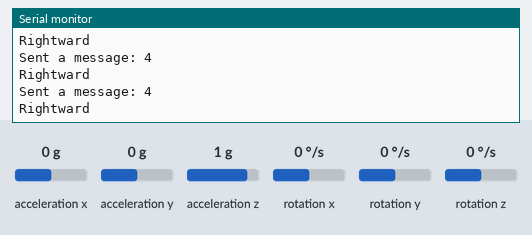
The sketch below on a simulated Arduino Leonardo, built with avr-gcc and run on an emulated ATmega32U4. On the bench: the last lines printed to the serial monitor. Inputs (shaded band) come from the test bench; at power-on: acceleration x 0 g, acceleration y 0 g, acceleration z 1 g, rotation x 0 °/s, rotation y 0 °/s, rotation z 0 °/s. No radio packets arrive unless stated.

Above: at 1.2 s.
1.3 s: acceleration x set to 1.4 g
At 2.0 s:
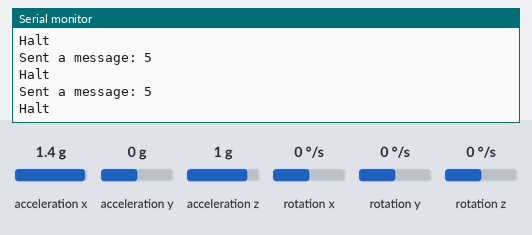
2.8 s: acceleration x set to 0 g
At 3.3 s:
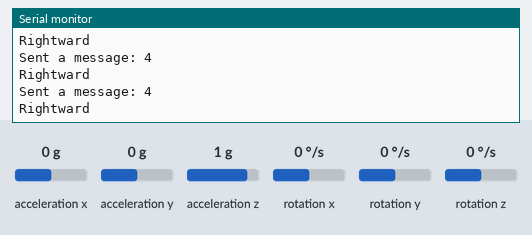
5.8 s: acceleration y set to -1.4 g
At 6.4 s:
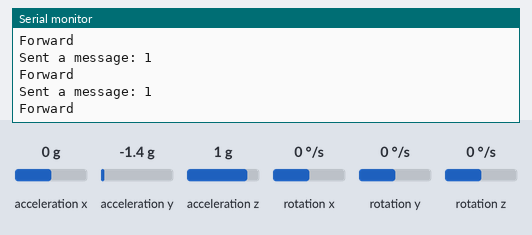
7.3 s: acceleration z set to -1.4 g
At 8.2 s:
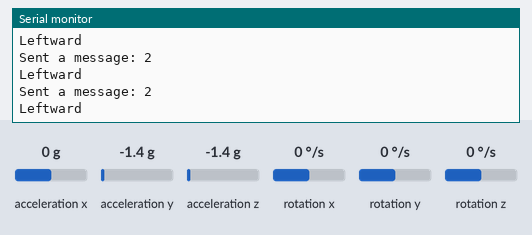
8.8 s: acceleration x set to -1.4 g
At 9.7 s:
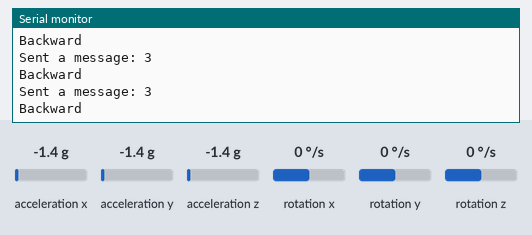
Timing chart, 0 to 11.3 s (numbered marks = the images above; inputs shaded):
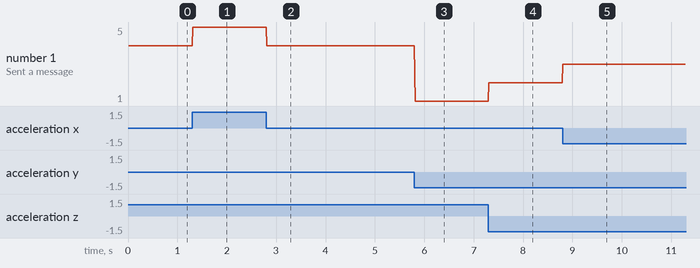

The sketch:

Enisco_robot_rf_glove.ino
```cpp
#include <SPI.h>
#include <RH_NRF24.h>

#include <Wire.h>
#include <MPU6050.h>
MPU6050 mpu;
RH_NRF24 nrf24(8, 10);// For Leonardo, need explicit SS pin

int directn, currentDirectn;

void setup()
{
  Serial.begin(115200);

  Serial.println("Initialize MPU6050");

  while (!mpu.begin(MPU6050_SCALE_2000DPS, MPU6050_RANGE_2G))
  {
    Serial.println("Could not find a valid MPU6050 sensor, check wiring!");
    delay(500);
  }
  while (!Serial)
    ; // wait for serial port to connect. Needed for Leonardo only
  if (!nrf24.init())
    Serial.println("init failed");
  // Defaults after init are 2.402 GHz (channel 2), 2Mbps, 0dBm
  if (!nrf24.setChannel(1))
    Serial.println("setChannel failed");
  if (!nrf24.setRF(RH_NRF24::DataRate2Mbps, RH_NRF24::TransmitPower0dBm))
    Serial.println("setRF failed");
}

void loop()
{
  // Read normalized values
  Vector normAccel = mpu.readNormalizeAccel();

  // Calculate Pitch & Roll
  int pitch = -(atan2(normAccel.XAxis, sqrt(normAccel.YAxis * normAccel.YAxis + normAccel.ZAxis * normAccel.ZAxis)) * 180.0) / M_PI;
  int roll = (atan2(normAccel.YAxis, normAccel.ZAxis) * 180.0) / M_PI;

  //Forward
  if ((pitch >= (-15) && pitch <= 5) && (roll >= (-110) && roll <= -50)) {
    directn = 1;
    uint8_t data[] = "1";
    nrf24.send(data, sizeof(data));
    Serial.print("Sent a message: ");         Serial.println((char*)data);
//    Serial.println("Forward");
  }

  //Leftward
  else if ((pitch >= (-10) && pitch <= 20) && (roll >= (-180) && roll <= -120)) {
    directn = 2;
    uint8_t data[] = "2";
    nrf24.send(data, sizeof(data));
    Serial.print("Sent a message: ");         Serial.println((char*)data);
//    Serial.println("Leftward");
  }

  //Backward
  else if ((pitch >= 20 && pitch <= 70) && (abs(roll) >= 130 && roll <= 180)) {
    directn = 3;
    uint8_t data[] = "3";
    nrf24.send(data, sizeof(data));
    Serial.print("Sent a message: ");         Serial.println((char*)data);
//    Serial.println("Backward");
  }

  //Rightward
  else if ((pitch >= (-30) && pitch <= 10) && (roll >= (-44) && roll <= 5)) {
    directn = 4;
    uint8_t data[] = "4";
    nrf24.send(data, sizeof(data));
    Serial.print("Sent a message: ");         Serial.println((char*)data);
//    Serial.println("Rightward");
  }

  //Halt
    else if ((pitch >= (-80) && pitch <= -40) && (roll >= (-180) && roll <= 120)) {
      directn = 5;
      uint8_t data[] = "5";
    nrf24.send(data, sizeof(data));
    Serial.print("Sent a message: ");         Serial.println((char*)data);
//      Serial.println("Halt");
    }
  else {
    directn = currentDirectn;
//    Serial.println("None");
  }

  currentDirectn = directn;
//-------------------------------------------------
  switch (directn) {
    case 5:    // your hand is on the sensor
      Serial.println("Halt");
      break;
    case 1:    // your hand is close to the sensor
      Serial.println("Forward");
      break;
    case 2:    // your hand is a few inches from the sensor
      Serial.println("Leftward");
      break;
    case 3:    // your hand is nowhere near the sensor
      Serial.println( "Backward");
      break;
      case 4:    // your hand is a few inches from the sensor
      Serial.println("Rightward");
      break;
  }
  delay(10);
}
```

Measured:
- after the input at 1.3 s, the serial monitor: prints a new line at once (image 1)
- after the input at 5.8 s, the serial monitor: prints a new line at once (image 3)
- after the input at 7.3 s, the serial monitor: prints a new line at once (image 4)
- after the input at 8.8 s, the serial monitor: prints a new line at once (image 5)
- plotted number 1: 4 → 5 after the input at 1.3 s, 4 → 1 after the input at 5.8 s, 1 → 2 after the input at 7.3 s, 2 → 3 after the input at 8.8 s
